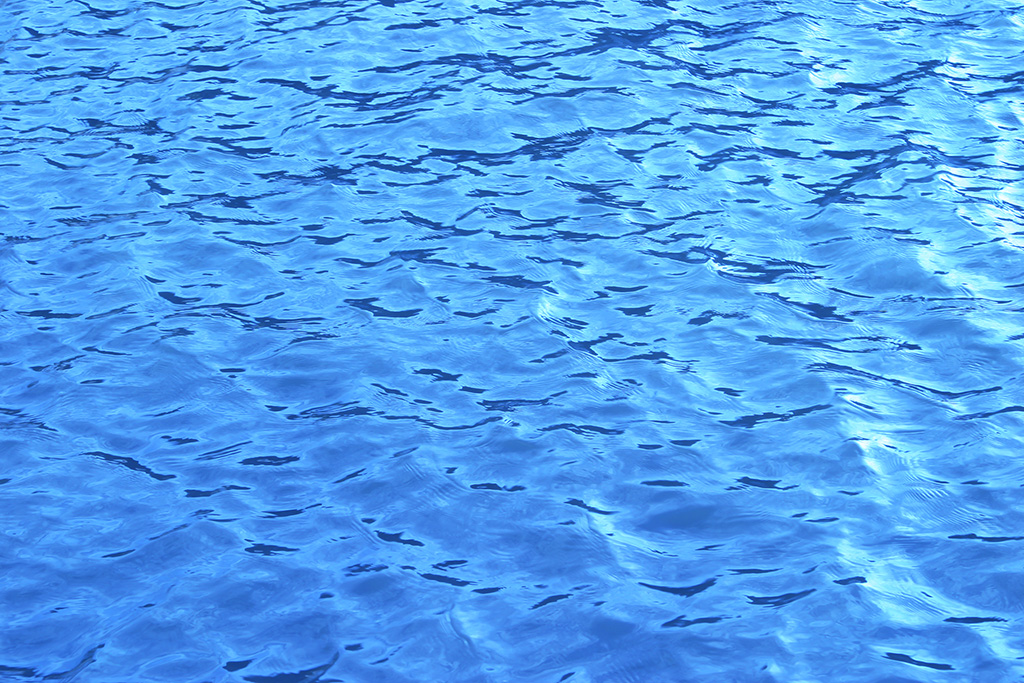
#> input picture sea.jpg, 1024 x 683 px
$ python draw_fish.py
#> lines starting #> are read from the running program, lines starting #| are printed output that depends on the picture; after the words box and inside, x2 and y2 are one past the last pixel; in counts of white or black regions, pixels touching at a corner belong together
### change_direction.py
import cv2
import numpy as np
import random
import math

fish = np.array([40,40])
people =np.array([0,0])

r = 10000

direction = np.array([1,1])
angle = 0

def change_direction(fish,people):
    global angle
    if np.linalg.norm(fish - people) < r:
        new_direction = 10*(fish -people) / (np.linalg.norm(fish - people)+1e-9)
        return new_direction

    else:
        angle = angle + 20*(random.randrange(7) - 3)
        #return np.array([2.0*math.cos(angle * 3.14/180),2.0*math.sin(angle * 3.14 /180)])
        return np.array([0,0])

# [16 lines left out: function change_direction_multi, not called in this run]
        #return np.array([0,0])


### draw_fish.py
import cv2
import numpy as np
import get
import change_direction as cd

color = (0,0,255)
r = 100
people =np.array([0,0])


img = cv2.imread("sea.jpg",cv2.IMREAD_UNCHANGED)
#> img is the input picture: shape (683, 1024, 3); mean B, G, R 237.6, 161.3, 82.6
zero = np.zeros((img.shape[0],img.shape[1]),img.dtype)
img = cv2.merge((img,zero))
#> img: shape (683, 1024, 4)
fish = cv2.imread("18438.png",cv2.IMREAD_UNCHANGED)
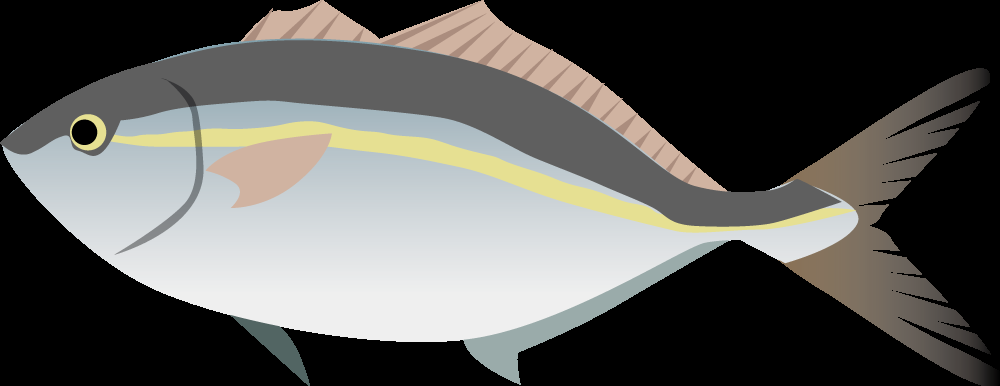
#> input picture 18438.png, 1000 x 386 px
#> fish is the input picture: shape (386, 1000, 4); mean B, G, R, A 88.5, 91.6, 92, 135.2
fish_scale_inv = 4
orgHeight = fish.shape[0]
#> orgHeight = 386
orgWidth = fish.shape[1]
#> orgWidth = 1000
resized = (orgWidth//fish_scale_inv, orgHeight//fish_scale_inv)
#> resized = (250, 96)
fish = cv2.resize(fish,resized)
#> fish: shape (96, 250, 4)
mask = fish[:,:,3]
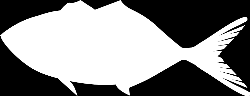
#> mask: shape (96, 250); min 0, max 255, mean 135.2
fish_lb = [100,100]
flag = False
flag1 = False

i=0

def move_fish(img,fish,fish_lb):
    out = img.copy()
    left = int(fish_lb[0])
    right = left + fish.shape[0]
#> right = 196
    bottom = int(fish_lb[1])
    top = bottom + fish.shape[1]
#> top = 350

    roi = img[left:right, bottom:top]
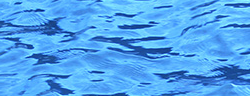
#> roi: shape (96, 250, 4); mean B, G, R, A 236.8, 164.6, 82.7, 0

    mask = fish[:, :, 3]
    ret, mask_inv = cv2.threshold(mask, 50, 255, cv2.THRESH_BINARY_INV)
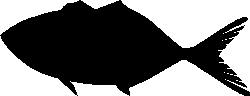
#> mask_inv: shape (96, 250); 46.5% white; 14 white regions (9 under 20 px), largest, box (x1, y1, x2, y2) and area: (121, 0, 250, 92) 4846, (0, 36, 129, 96) 2573, (129, 60, 244, 96) 2291, (0, 0, 79, 35) 1244, (81, 0, 119, 9) 188
    img2_fg = cv2.bitwise_and(fish, fish, mask=mask)
    img1_bg = cv2.bitwise_and(roi, roi, mask=mask_inv)
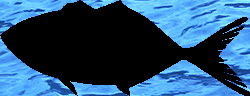
#> img1_bg: shape (96, 250, 4); mean B, G, R, A 111.4, 78, 39.4, 0
    diff = cv2.add(img1_bg, img2_fg)
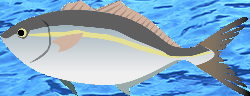
#> diff: shape (96, 250, 4); mean B, G, R, A 199.7, 169.6, 131.5, 135.2
    out[left:right, bottom:top] = diff
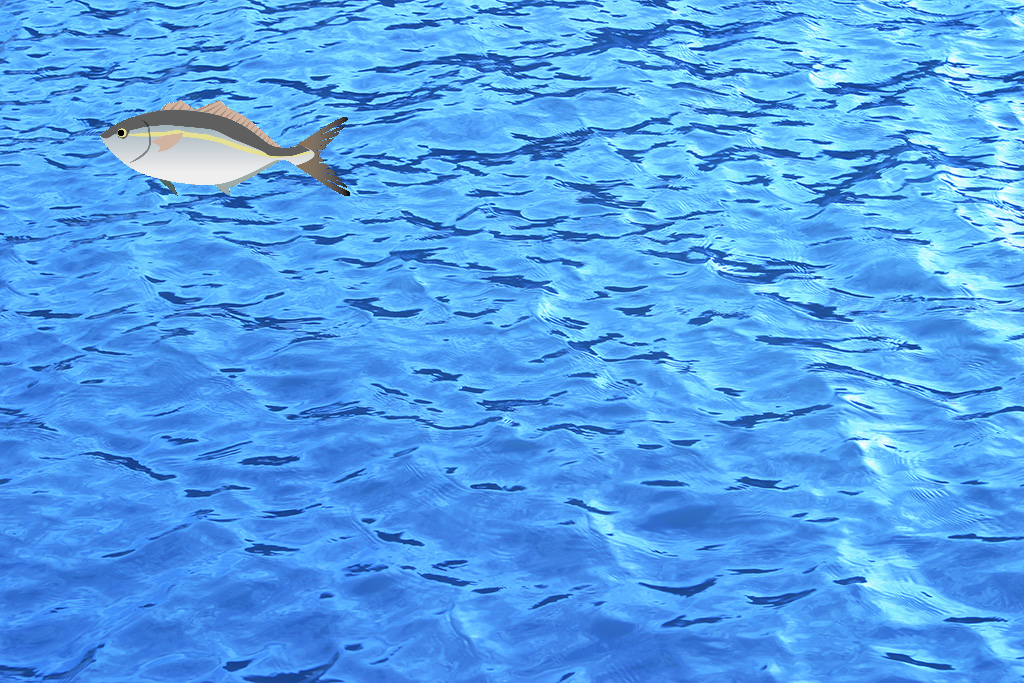
#> out: shape (683, 1024, 4); mean B, G, R, A 236.3, 161.4, 84.3, 4.6
    return out

while(True):
    out = move_fish(img,fish,fish_lb)
    cv2.circle(out,(int(fish_lb[1]),int(fish_lb[0])),2,color) #魚の位置
#> out: shape (683, 1024, 4); under 0.01% of pixels changed, all inside (x1, y1, x2, y2) = (98, 98, 103, 103)

    #print(np.linalg.norm(np.array(fish_lb) - np.array(people)))

    people = people  + np.array([1,1])
    cv2.circle(out,(int(people[0]),int(people[1])),2,color) #人の位置
#> out: shape (683, 1024, 4); mean B, G, R, A 236.3, 161.4, 84.3, 4.6

    # [5 lines of commented-out code are left out]

    if fish_lb[0] > 700 or fish_lb[0] < 30 or fish_lb[1] > 500 or fish_lb[1] < 60 :
        direction = - cd.change_direction(np.array(fish_lb), np.array(people))
        fish_lb = fish_lb + direction

    else:
        direction = cd.change_direction(np.array(fish_lb), np.array(people))
        fish_lb = fish_lb + direction


    if flag:
        cv2.putText(out, 'GET!!', (0, 50), cv2.FONT_HERSHEY_PLAIN, 3, (0, 255, 0), 3, cv2.LINE_AA)
    cv2.imshow("test", out)

    #flag1 = get.get(fish_lb,fish)


    if flag1:
        color = (255,100,0)
        flag = True

    k = cv2.waitKey(1)
#> (key Esc is pressed here)
    if k == 27:
        break
cv2.destroyAllWindows()
